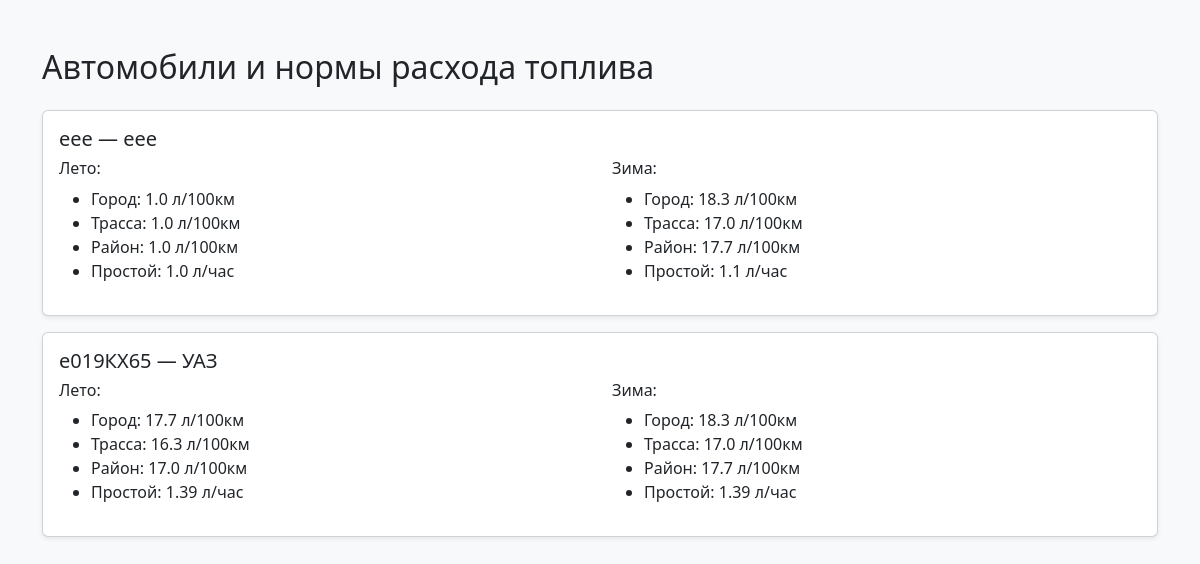
Page /vehicles on the committed database.
### tables this page shows
CREATE TABLE vehicles (
    id INTEGER PRIMARY KEY AUTOINCREMENT,
    number TEXT NOT NULL,
    model TEXT NOT NULL
);

CREATE TABLE fuel_norms (
    id INTEGER PRIMARY KEY AUTOINCREMENT,
    vehicle_id INTEGER NOT NULL,
    season TEXT CHECK(season IN ('summer', 'winter')) NOT NULL,
    city REAL,
    highway REAL,
    region REAL,
    idle REAL,
    FOREIGN KEY(vehicle_id) REFERENCES vehicles(id)
);

### app.py (the view)
@app.route('/vehicles')
def vehicles():
    conn = get_db_connection()
    cursor = conn.cursor()
    cursor.execute('SELECT * FROM vehicles')
    vehicles_list = cursor.fetchall()
    vehicles = []
    for vehicle in vehicles_list:
        vehicle_id = vehicle['id']
        cursor.execute("SELECT * FROM fuel_norms WHERE vehicle_id = ?", (vehicle_id,))
        norms = cursor.fetchall()
        data = {
            'id': vehicle_id,
            'number': vehicle['number'],
            'model': vehicle['model'],
        }
        for norm in norms:
            prefix = 'summer_' if norm['season'] == 'summer' else 'winter_'
            data[prefix + 'city'] = norm['city']
            data[prefix + 'highway'] = norm['highway']
            data[prefix + 'region'] = norm['region']
            data[prefix + 'idle'] = norm['idle']
        vehicles.append(data)
    conn.close()
    return render_template('vehicles.html', vehicles=vehicles)

### app.py (called while the page is built)
def get_db_connection():
    conn = sqlite3.connect('database.db')
    conn.row_factory = sqlite3.Row
    return conn

### templates/vehicles.html (shortened to what this page needs)
<!DOCTYPE html>
<html lang="ru">
<head>
    <link href="https://cdn.jsdelivr.net/npm/bootstrap@5.3.3/dist/css/bootstrap.min.css" rel="stylesheet">
</head>
<body class="bg-light">
<div class="container mt-5">
    <h2 class="mb-4">Автомобили и нормы расхода топлива</h2>
    {% for vehicle in vehicles %}
    <div class="card mb-3 shadow-sm">
        <div class="card-body">
            <h5 class="card-title">{{ vehicle['number'] }} — {{ vehicle['model'] }}</h5>
            <div class="row">
                <div class="col-md-6">
                    <h6>Лето:</h6>
                    <ul>
                        <li>Город: {{ vehicle['summer_city'] }} л/100км</li>
                        <li>Трасса: {{ vehicle['summer_highway'] }} л/100км</li>
                        <li>Район: {{ vehicle['summer_region'] }} л/100км</li>
                        <li>Простой: {{ vehicle['summer_idle'] }} л/час</li>
                    </ul>
                </div>
                <div class="col-md-6">
                    <h6>Зима:</h6>
                    <ul>
                        <li>Город: {{ vehicle['winter_city'] }} л/100км</li>
                        <li>Трасса: {{ vehicle['winter_highway'] }} л/100км</li>
                        <li>Район: {{ vehicle['winter_region'] }} л/100км</li>
                        <li>Простой: {{ vehicle['winter_idle'] }} л/час</li>
                    </ul>
                </div>
            </div>
        </div>
    </div>
    {% endfor %}
</div>
</body>
</html>

### rows in the picture
vehicles: number "eee", model "eee"
fuel_norms: summer_city "1.0", summer_highway "1.0", summer_region "1.0", summer_idle "1.0"
fuel_norms: winter_city "18.3", winter_highway "17.0", winter_region "17.7", winter_idle "1.1"
vehicles: number "е019КХ65", model "УАЗ"
fuel_norms: summer_city "17.7", summer_highway "16.3", summer_region "17.0", summer_idle "1.39"
fuel_norms: winter_city "18.3", winter_highway "17.0", winter_region "17.7", winter_idle "1.39"
